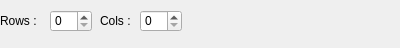
<?xml version="1.0" encoding="UTF-8"?>
<ui version="4.0">
 <class>AssignBoard</class>
 <widget class="QWidget" name="AssignBoard">
  <property name="geometry">
   <rect>
    <x>0</x>
    <y>0</y>
    <width>400</width>
    <height>48</height>
   </rect>
  </property>
  <property name="windowTitle">
   <string>Form</string>
  </property>
  <widget class="QLabel" name="label_2">
   <property name="geometry">
    <rect>
     <x>100</x>
     <y>10</y>
     <width>41</width>
     <height>21</height>
    </rect>
   </property>
   <property name="text">
    <string>Cols :</string>
   </property>
  </widget>
  <widget class="QStackedWidget" name="fomStackWidget">
   <property name="geometry">
    <rect>
     <x>330</x>
     <y>140</y>
     <width>171</width>
     <height>21</height>
    </rect>
   </property>
   <widget class="QWidget" name="page"/>
   <widget class="QWidget" name="page_2"/>
  </widget>
  <widget class="QSpinBox" name="spinBox_2">
   <property name="geometry">
    <rect>
     <x>140</x>
     <y>10</y>
     <width>42</width>
     <height>22</height>
    </rect>
   </property>
  </widget>
  <widget class="QLabel" name="label">
   <property name="geometry">
    <rect>
     <x>0</x>
     <y>10</y>
     <width>51</width>
     <height>21</height>
    </rect>
   </property>
   <property name="text">
    <string>Rows :</string>
   </property>
  </widget>
  <widget class="QSpinBox" name="spinBox">
   <property name="geometry">
    <rect>
     <x>50</x>
     <y>10</y>
     <width>42</width>
     <height>22</height>
    </rect>
   </property>
  </widget>
  <widget class="QStackedWidget" name="stackedWidget">
   <property name="geometry">
    <rect>
     <x>200</x>
     <y>0</y>
     <width>171</width>
     <height>41</height>
    </rect>
   </property>
   <widget class="QWidget" name="page_3"/>
   <widget class="QWidget" name="page_4"/>
  </widget>
 </widget>
 <resources/>
 <connections/>
</ui>
